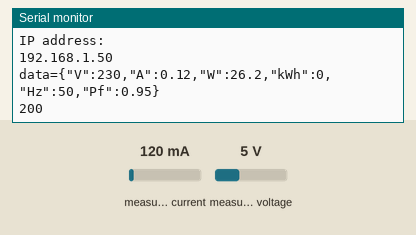
Recording of a sketch running on a simulated ESP8266 (Wemos D1 mini). Shown: the last lines printed to the serial monitor. Inputs (shaded band) come from the test bench; at power-on: measured current 120 mA, measured voltage 5 V. WiFi joins after 1.5 s; servers stay silent unless stated; uploads are accepted with an empty reply.

Above: at 2.7 s.
2.8 s: measured current set to 40 mA
At 4.22 s:
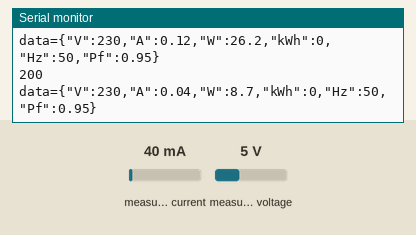
4.3 s: measured voltage set to 0.3 V
At 4.6 s:
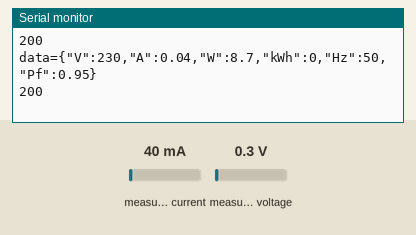
5.8 s: measured current set to 500 mA
At 7.4 s:
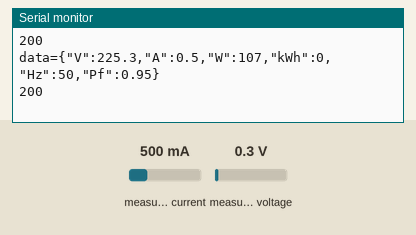
Timing chart, 0 to 8.9 s (numbered marks = the images above; inputs shaded):
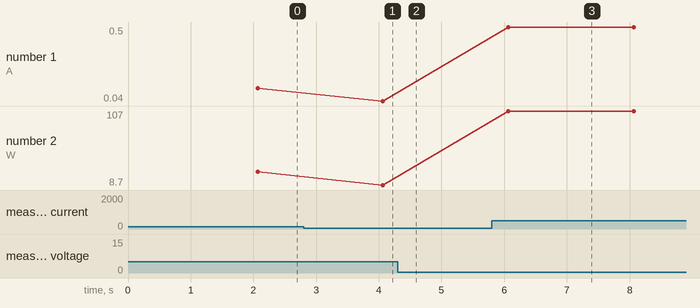

The sketch:

ESP8266_PZEM_POST.ino
```cpp
#include <ESP8266WiFi.h>
#include <ESP8266mDNS.h>
#include <WiFiUdp.h>
#include <ArduinoOTA.h>

#include <ESP8266HTTPClient.h>
#include <WiFiClient.h>

#include <ArduinoJson.h>
#include <SoftwareSerial.h>

#include "PZEM004Tv30.h"


//-------------------WEMOS D1 R1------------------


void setup_wifi();

DynamicJsonDocument doc(1024);

const char* ssid = "";
const char* password = "";

long lastTime = 0;

//RX, TX
SoftwareSerial pzemSWSerial(12, 13);
PZEM004Tv30 pzem(pzemSWSerial);
WiFiClient client;
HTTPClient http;

String serverURL = "http://192.168.1.111/pzem";

void setup() {
  Serial.begin(115200);
  //pzem.resetEnergy();
  setup_wifi();
  ArduinoOTA.begin();

}

void loop() {
  ArduinoOTA.handle();

  long now = millis();
  if (now - lastTime > 2000) {

    if ((WiFi.status() != WL_CONNECTED)) {
      Serial.println("Reconnecting to WiFi...");
      WiFi.disconnect();
      WiFi.reconnect();
    }

    lastTime = now;

    // Print the custom address of the PZEM
    //Serial.print("Custom Address:");
    //Serial.println(pzem.readAddress(), HEX);

    // Read the data from the sensor
    float voltage = pzem.voltage();
    float current = pzem.current();
    float power = pzem.power();
    float energy = pzem.energy();
    float frequency = pzem.frequency();
    float pf = pzem.pf();

    // Check if the data is valid
    if (isnan(voltage)) {
      Serial.println("{\"err\":\"Error reading voltage\"}");
    } else if (isnan(current)) {
      Serial.println("{\"err\":\"Error reading current\"}");
    } else if (isnan(power)) {
      Serial.println("{\"err\":\"Error reading power\"}");
    } else if (isnan(energy)) {
      Serial.println("{\"err\":\"Error reading energy\"}");
    } else if (isnan(frequency)) {
      Serial.println("{\"err\":\"Error reading frequency\"}");
    } else if (isnan(pf)) {
      Serial.println("{\"err\":\"Error reading power factor\"}");
    } else {

      /*
        Serial.print("Voltage: ");      Serial.print(voltage);      Serial.println("V");
        Serial.print("Current: ");      Serial.print(current);      Serial.println("A");
        Serial.print("Power: ");        Serial.print(power);        Serial.println("W");
        Serial.print("Energy: ");       Serial.print(energy,3);     Serial.println("kWh");
        Serial.print("Frequency: ");    Serial.print(frequency, 1); Serial.println("Hz");
        Serial.print("PF: ");           Serial.println(pf);
      */

      doc["V"] = voltage;
      doc["A"] = current;
      doc["W"] = power;
      doc["kWh"] = energy;
      doc["Hz"] = frequency;
      doc["Pf"] = pf;

      String out = "";
      serializeJson(doc, out);

      http.begin(client, serverURL);
      http.addHeader("Content-Type", "application/x-www-form-urlencoded");
      String httpRequestData = "data=" + out;
      Serial.println(httpRequestData);
      Serial.println(http.POST(httpRequestData));
    }
  }
}

void setup_wifi() {
  delay(10);
  // We start by connecting to a WiFi network
  Serial.println();
  Serial.print("Connecting to ");
  Serial.println(ssid);

  WiFi.begin(ssid, password);

  while (WiFi.status() != WL_CONNECTED) {
    delay(500);
    Serial.print(".");
  }

  Serial.println("");
  Serial.println("WiFi connected");
  Serial.println("IP address: ");
  Serial.println(WiFi.localIP());
}
```

Measured:
- after the input at 2.8 s, the serial monitor: prints a new line after 1.3 s (image 1)
- after the input at 5.8 s, the serial monitor: prints a new line after 0.27 s (image 3)
- plotted number 1: 0.12 → 0.04 after the input at 2.8 s, 0.04 → 0.5 after the input at 5.8 s
- plotted number 2: 26.2 → 8.7 after the input at 2.8 s, 8.7 → 107 after the input at 5.8 s
